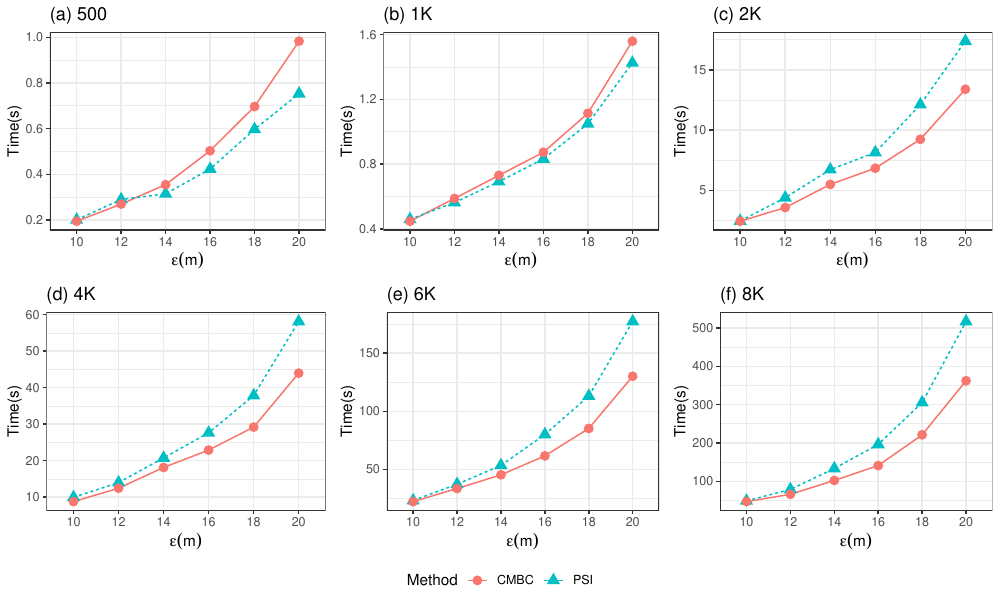

The script that saved this image:
library(tidyverse)
library(latex2exp)
library(ggpubr)

#prefix = "dense_"
#suffix = "_crowded_prime"
prefix = "cell187_"
suffix = ""
fields <- c("ts","t","host","tag","n","AppId","x","dataset","epsilon","mu","delta","method","total","time")
data <- enframe(read_lines("cmbc_cell187.txt"), value = "line") |>
  filter(str_detect(line, 'TIME')) |>
  filter(str_detect(line, 'Total')) |>
  separate(col = line, into = fields, sep = "\\|") |>
  select(dataset, epsilon, method, time) |>
  mutate(time = as.numeric(time), epsilon = as.numeric(epsilon)) |>
  group_by(dataset, method, epsilon) |> summarise(time = mean(time))

# data |> write_tsv("cell187.tsv", col_names = T)
data <- read_tsv("cell187.tsv", col_names = T)

data_prime <- data |> filter(dataset == paste0(prefix, "500", suffix))
p500 = ggplot(data_prime, aes(x = as.factor(epsilon), y = time, group = method)) +
  geom_line(aes(linetype = method, color = method)) + 
  geom_point(aes(shape = method, color = method), size = 3) +
  labs(title="(a) 500", x=TeX("$\\epsilon(m)$"), y="Time(s)") +
  scale_color_discrete("Method") +
  scale_shape_discrete("Method") +
  guides(linetype = "none") +
  theme_bw()

data_prime <- data |> filter(dataset == paste0(prefix, "2K", suffix))
p1K = ggplot(data_prime, aes(x = as.factor(epsilon), y = time, group = method)) +
  geom_line(aes(linetype = method, color = method)) + 
  geom_point(aes(shape = method, color = method), size = 3) +
  labs(title="(b) 1K", x=TeX("$\\epsilon(m)$"), y="Time(s)") +
  scale_color_discrete("Method") +
  scale_shape_discrete("Method") +
  guides(linetype = "none") +
  theme_bw()

data_prime <- data |> filter(dataset == paste0(prefix, "4K", suffix))
p2K = ggplot(data_prime, aes(x = as.factor(epsilon), y = time, group = method)) +
  geom_line(aes(linetype = method, color = method)) + 
  geom_point(aes(shape = method, color = method), size = 3) +
  labs(title="(c) 2K", x=TeX("$\\epsilon(m)$"), y="Time(s)") +
  scale_color_discrete("Method") +
  scale_shape_discrete("Method") +
  guides(linetype = "none") +
  theme_bw()

data_prime <- data |> filter(dataset == paste0(prefix, "6K", suffix))
p4K = ggplot(data_prime, aes(x = as.factor(epsilon), y = time, group = method)) +
  geom_line(aes(linetype = method, color = method)) + 
  geom_point(aes(shape = method, color = method), size = 3) +
  labs(title="(d) 4K", x=TeX("$\\epsilon(m)$"), y="Time(s)") +
  scale_color_discrete("Method") +
  scale_shape_discrete("Method") +
  guides(linetype = "none") +
  theme_bw()

data_prime <- data |> filter(dataset == paste0(prefix, "8K", suffix))
p6K = ggplot(data_prime, aes(x = as.factor(epsilon), y = time, group = method)) +
  geom_line(aes(linetype = method, color = method)) + 
  geom_point(aes(shape = method, color = method), size = 3) +
  labs(title="(e) 6K", x=TeX("$\\epsilon(m)$"), y="Time(s)") +
  scale_color_discrete("Method") +
  scale_shape_discrete("Method") +
  guides(linetype = "none") +
  theme_bw()

data_prime <- data |> filter(dataset == paste0(prefix, "10K", suffix))
p8K = ggplot(data_prime, aes(x = as.factor(epsilon), y = time, group = method)) +
  geom_line(aes(linetype = method, color = method)) + 
  geom_point(aes(shape = method, color = method), size = 3) +
  labs(title="(f) 8K", x=TeX("$\\epsilon(m)$"), y="Time(s)") +
  scale_color_discrete("Method") +
  scale_shape_discrete("Method") +
  guides(linetype = "none") +
  theme_bw()

ggarrange(p500, p1K, p2K, p4K, p6K, p8K, ncol=3, nrow=2, common.legend = TRUE, legend="bottom")
ggsave(paste0("cmbc.pdf"), width = 10, height = 6)